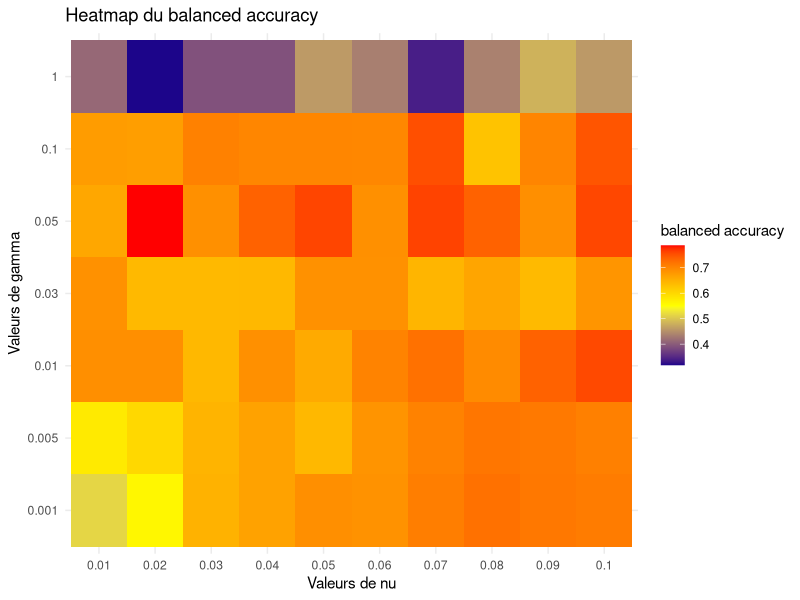
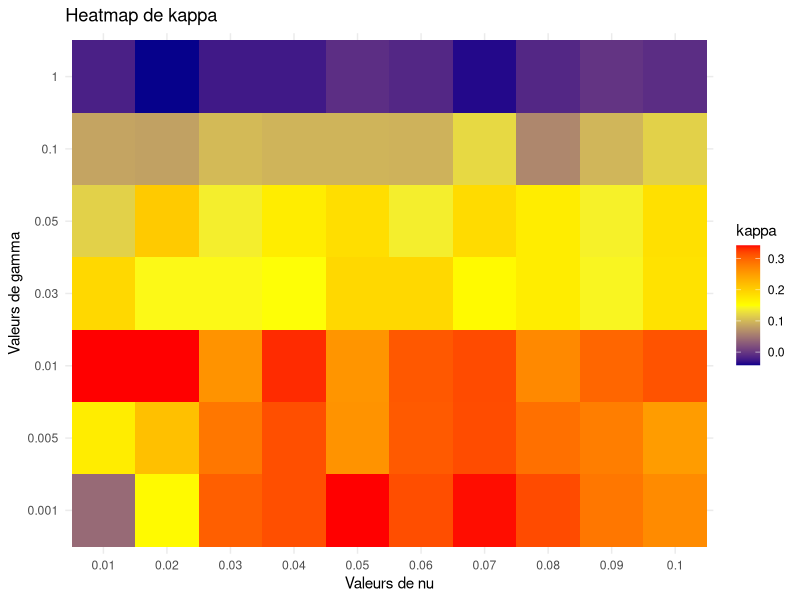
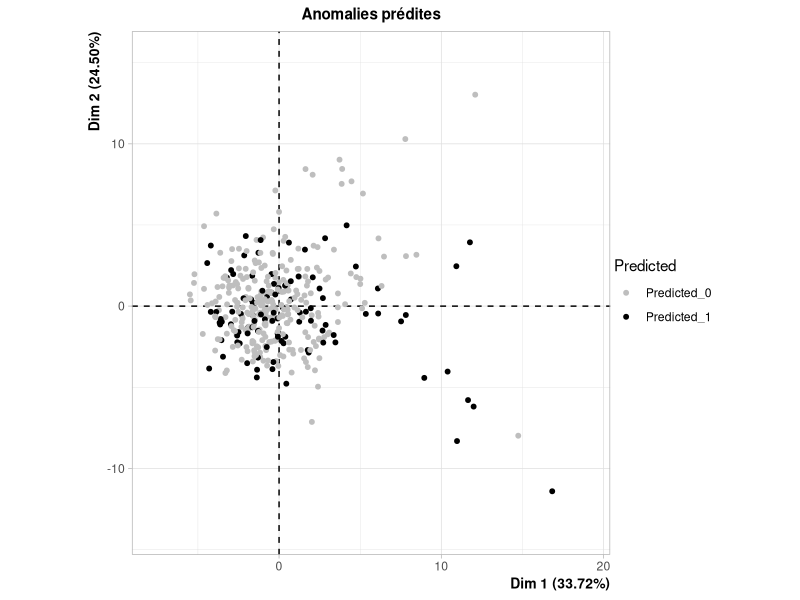
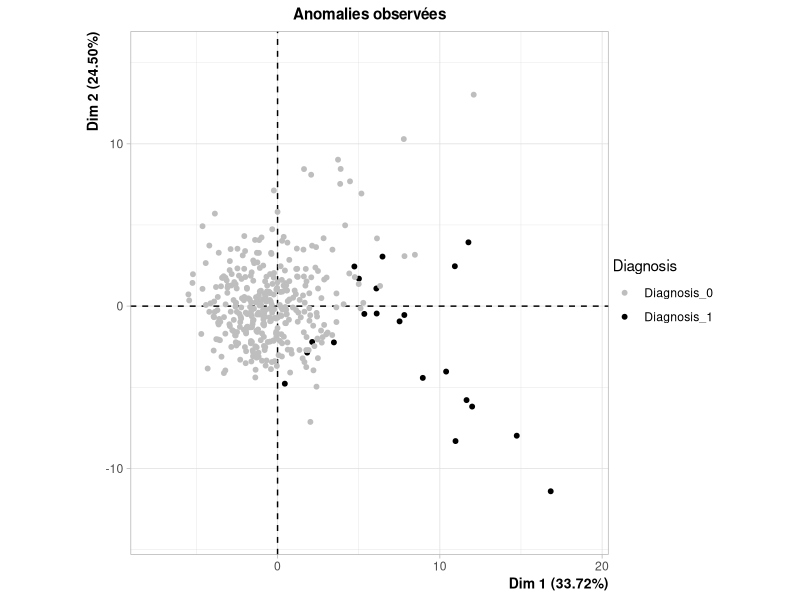

The R script that drew these images, in order:
library(e1071)    # Pour le SVM
library(caret)    # Pour la matrice de confusion
library(dplyr)
library(FactoMineR)

# Charger et prétraiter les données
data_reduit <- read.csv("data_cancer.csv", header=T)
data_reduit$Diagnosis <- as.factor(data_reduit$Diagnosis)

# Modèle de classification

mod <- glm(data=data_reduit, Diagnosis~., family='binomial')
#erreur de convergence

##########
# Optimisation du modèle à l'aide des hyperparamètres
##########

# Définir la grille d'hyperparamètres pour nu et gamma
nu_values <- seq(0.01, 0.1, by = 0.01)    # Exemple de valeurs pour nu
gamma_values <- c(0.001,0.005,0.01,0.03,0.05,0.1,1)  # Exemple de valeurs pour gamma

# Stocker les résultats finaux
results <- data.frame(nu = numeric(), gamma = numeric(), balanced_accuracy = numeric(), Kappa = numeric())

# Boucle sur les valeurs de gamma
for (gamma in gamma_values) {
  
  # Boucle sur les valeurs de nu pour chaque gamma
  for (nu in nu_values) {
    
    # Variable pour stocker les vraies valeurs et les prédictions pour tout le dataset
    all_true_labels <- data_reduit$Diagnosis
    all_predicted_scores <- c()
    
    # Créer les folds pour Diagnosis == 0
    set.seed(123)
    folds_0 <- createFolds(data_reduit$Diagnosis[data_reduit$Diagnosis == 0], k = 10)
    
    # Créer les folds pour Diagnosis == 1
    set.seed(123)
    folds_1 <- createFolds(data_reduit$Diagnosis[data_reduit$Diagnosis == 1], k = 10)
    
    # Boucle pour chaque fold (de 1 à 10)
    for (fold in 1:10) {
      # Indices d'entraînement et de test pour Diagnosis == 0
      train_indices_0 <- unlist(folds_0[-fold])
      test_indices_0 <- unlist(folds_0[fold])
      
      # Indices d'entraînement et de test pour Diagnosis == 1
      train_indices_1 <- unlist(folds_1[-fold])
      test_indices_1 <- unlist(folds_1[fold])
      
      # Créer les jeux d'entraînement et de test
      train_fold_0 <- data_reduit[train_indices_0, ]
      test_fold_0 <- data_reduit[test_indices_0, ]
      
      train_fold_1 <- data_reduit[train_indices_1, ]
      test_fold_1 <- data_reduit[test_indices_1, ]
      
      # Combine les données d'entraînement et de test pour les deux groupes
      test_fold <- rbind(test_fold_0, test_fold_1)
      
      # Entraînez le modèle sur les données Diagnosis == 0 uniquement
      set.seed(123)
      X_train <- train_fold_0[, -which(names(train_fold_0) == "Diagnosis")]
      model <- svm(X_train, type = "one-classification", nu = nu, gamma = gamma)
      
      # Prédire sur le jeu de test
      X_test <- test_fold[, -which(names(test_fold) == "Diagnosis")]
      decision_scores <- predict(model,X_test)
      
      predicted_labels <- ifelse(decision_scores == TRUE, 0, 1)
      # Collecter les vraies valeurs et les scores de prédiction
      all_predicted_scores <- c(all_predicted_scores, predicted_labels)
    }

    # Définir les indices associés aux labels prédits
    indices <- as.numeric(names(all_predicted_scores))  # Récupérer les indices (de 1 à 400)
    
    # Trier les labels prédits selon les indices
    sorted_indices <- order(indices)  # Obtenir les indices triés
    sorted_predicted_scores <- all_predicted_scores[sorted_indices]  # Réorganiser les labels prédits
    
    # Afficher les indices et les labels triés
    sorted_data <- data.frame(Indices = indices[sorted_indices], Labels = sorted_predicted_scores)
    # Créer des facteurs avec les mêmes niveaux pour éviter l'erreur
    all_true_labels <- factor(all_true_labels, levels = c(0, 1))
    sorted_data$Labels <- factor(sorted_data$Labels, levels = c(0, 1))
    
    #Stockage de la matrice de confusion
    conf_matrix <- confusionMatrix(sorted_data$Labels, all_true_labels)
    print(conf_matrix)
    
    # Extraire la balanced accuracy et le kappa
    balanced_accuracy_value <- conf_matrix$byClass['Balanced Accuracy']
    kappa_value <- conf_matrix$overall['Kappa']
    
    # Ajouter les résultats dans le dataframe
    results <- rbind(results, data.frame(nu = nu, gamma = gamma, balanced_accuracy = balanced_accuracy_value, Kappa = kappa_value))
  }
}

# Affichage des résultats finaux
print(results)

#Affichage de la plus haue valeur 
max(results$balanced_accuracy)

# Heatmap de l'AUC
library(ggplot2)
ggplot(results, aes(x = factor(nu), y = factor(gamma), fill = balanced_accuracy)) +
  geom_tile() +
  scale_fill_gradient2(high = "red", mid = "yellow", low = "darkblue", midpoint = 0.55) +
  labs(title = "Heatmap du balanced accuracy",
       x = "Valeurs de nu",
       y = "Valeurs de gamma",
       fill = "balanced accuracy") +
  theme_minimal()

# Heatmap de la Spécificité
ggplot(results, aes(x = factor(nu), y = factor(gamma), fill = Kappa)) +
  geom_tile() +
  scale_fill_gradient2(high = "red", mid = "yellow", low = "darkblue", midpoint = 0.15) +
  labs(title = "Heatmap de kappa",
       x = "Valeurs de nu",
       y = "Valeurs de gamma",
       fill = "kappa") +
  theme_minimal()

##########
# Evaluation du modèle avec les meilleurs hyperparamètres
##########

all_true_labels <- data_reduit$Diagnosis
all_predicted_labels <- c()

set.seed(123)
# Créer les folds pour Diagnosis == 0
folds_0 <- createFolds(data_reduit$Diagnosis[data_reduit$Diagnosis == 0], k = 10)
set.seed(123)
# Créer les folds pour Diagnosis == 1
folds_1 <- createFolds(data_reduit$Diagnosis[data_reduit$Diagnosis == 1], k = 10)

# Boucle pour chaque fold (de 1 à 10)
for (fold in 1:10) {
  # Indices d'entraînement et de test pour Diagnosis == 0
  train_indices_0 <- unlist(folds_0[-fold])
  test_indices_0 <- unlist(folds_0[fold])
  
  # Indices d'entraînement et de test pour Diagnosis == 1
  train_indices_1 <- unlist(folds_1[-fold])
  test_indices_1 <- unlist(folds_1[fold])
  
  # Créer les jeux d'entraînement et de test
  train_fold_0 <- data_reduit[train_indices_0, ]
  test_fold_0 <- data_reduit[test_indices_0, ]
  
  train_fold_1 <- data_reduit[train_indices_1, ]
  test_fold_1 <- data_reduit[test_indices_1, ]
  set.seed(123)
  # Combine les données d'entraînement et de test pour les deux groupes
  test_fold <- rbind(test_fold_0, test_fold_1)
  # Entraînez le modèle sur les données Diagnosis == 0 uniquement
  X_train <- train_fold_0[, -which(names(train_fold_0) == "Diagnosis")]
  model <- svm(X_train, type = "one-classification", nu=0.02, gamma=0.05)
  
  # Prédire sur le jeu de test
  X_test <- test_fold[, -which(names(test_fold) == "Diagnosis")]
  decision_scores <- predict(model,X_test)
  
  predicted_labels <- ifelse(decision_scores == TRUE, 0, 1)
  # Collecter les vraies valeurs et les scores de prédiction
  all_predicted_labels <- c(all_predicted_labels, predicted_labels)
}

# Définir les indices associés aux labels prédits
indices <- as.numeric(names(all_predicted_labels))  # Récupérer les indices (de 1 à 400)

# Trier les labels prédits selon les indices
sorted_indices <- order(indices)  # Obtenir les indices triés
sorted_predicted_labels <- all_predicted_labels[sorted_indices]  # Réorganiser les labels prédits

# Afficher les indices et les labels triés
sorted_data <- data.frame(Indices = indices[sorted_indices], Labels = sorted_predicted_labels)
# Créer des facteurs avec les mêmes niveaux pour éviter l'erreur
all_true_labels <- factor(all_true_labels, levels = c(0, 1))
sorted_data$Labels <- factor(sorted_data$Labels, levels = c(0, 1))

# Calculer la matrice de confusion
conf_matrix <- confusionMatrix(sorted_data$Labels, all_true_labels)
print(conf_matrix)

#############
#ACP
#############

data_reduit$Predicted <- sorted_data$Labels

res.PCA<-PCA(data_reduit,quali.sup=c(1,32),graph=FALSE)
plot.PCA(res.PCA,invisible=c('quali'),habillage=32,title="Anomalies prédites",label ='none', col.hab=c("grey","black"))
plot.PCA(res.PCA,invisible=c('quali'),habillage=1,title="Anomalies observées",label ='none', col.hab=c("grey","black"))
